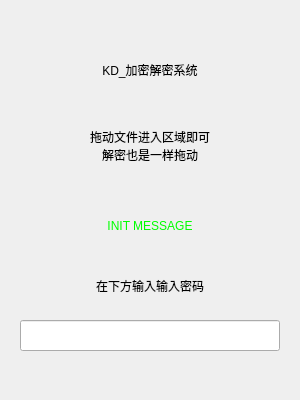
<?xml version="1.0" encoding="UTF-8"?>
<ui version="4.0">
 <class>MainWindow</class>
 <widget class="QMainWindow" name="MainWindow">
  <property name="geometry">
   <rect>
    <x>0</x>
    <y>0</y>
    <width>300</width>
    <height>400</height>
   </rect>
  </property>
  <property name="minimumSize">
   <size>
    <width>300</width>
    <height>400</height>
   </size>
  </property>
  <property name="maximumSize">
   <size>
    <width>300</width>
    <height>400</height>
   </size>
  </property>
  <property name="windowTitle">
   <string>MainWindow</string>
  </property>
  <widget class="QWidget" name="centralwidget">
   <widget class="QLabel" name="labelFileName">
    <property name="geometry">
     <rect>
      <x>10</x>
      <y>50</y>
      <width>280</width>
      <height>40</height>
     </rect>
    </property>
    <property name="minimumSize">
     <size>
      <width>280</width>
      <height>0</height>
     </size>
    </property>
    <property name="maximumSize">
     <size>
      <width>280</width>
      <height>16777215</height>
     </size>
    </property>
    <property name="styleSheet">
     <string notr="true">font: 24px &quot;楷体&quot;;</string>
    </property>
    <property name="text">
     <string>KD_加密解密系统</string>
    </property>
    <property name="alignment">
     <set>Qt::AlignCenter</set>
    </property>
   </widget>
   <widget class="QLabel" name="labelFileMSG1">
    <property name="geometry">
     <rect>
      <x>10</x>
      <y>100</y>
      <width>280</width>
      <height>91</height>
     </rect>
    </property>
    <property name="minimumSize">
     <size>
      <width>280</width>
      <height>0</height>
     </size>
    </property>
    <property name="maximumSize">
     <size>
      <width>280</width>
      <height>16777215</height>
     </size>
    </property>
    <property name="styleSheet">
     <string notr="true">font: 22px &quot;楷体&quot;;</string>
    </property>
    <property name="text">
     <string>拖动文件进入区域即可
解密也是一样拖动</string>
    </property>
    <property name="alignment">
     <set>Qt::AlignCenter</set>
    </property>
   </widget>
   <widget class="QLineEdit" name="lineEdit_key">
    <property name="geometry">
     <rect>
      <x>20</x>
      <y>320</y>
      <width>260</width>
      <height>31</height>
     </rect>
    </property>
    <property name="minimumSize">
     <size>
      <width>260</width>
      <height>0</height>
     </size>
    </property>
    <property name="styleSheet">
     <string notr="true">font: 18px &quot;楷体&quot;;</string>
    </property>
    <property name="text">
     <string/>
    </property>
   </widget>
   <widget class="QLabel" name="labelFileMSG1_2">
    <property name="geometry">
     <rect>
      <x>10</x>
      <y>260</y>
      <width>280</width>
      <height>51</height>
     </rect>
    </property>
    <property name="minimumSize">
     <size>
      <width>280</width>
      <height>0</height>
     </size>
    </property>
    <property name="maximumSize">
     <size>
      <width>280</width>
      <height>16777215</height>
     </size>
    </property>
    <property name="styleSheet">
     <string notr="true">font: 22px &quot;楷体&quot;;</string>
    </property>
    <property name="text">
     <string>在下方输入输入密码</string>
    </property>
    <property name="alignment">
     <set>Qt::AlignCenter</set>
    </property>
   </widget>
   <widget class="QLabel" name="statusBarLabel">
    <property name="geometry">
     <rect>
      <x>10</x>
      <y>180</y>
      <width>280</width>
      <height>91</height>
     </rect>
    </property>
    <property name="minimumSize">
     <size>
      <width>280</width>
      <height>0</height>
     </size>
    </property>
    <property name="maximumSize">
     <size>
      <width>280</width>
      <height>16777215</height>
     </size>
    </property>
    <property name="styleSheet">
     <string notr="true">font: 22px &quot;楷体&quot;;
color: rgb(0, 255, 0);</string>
    </property>
    <property name="text">
     <string>INIT MESSAGE</string>
    </property>
    <property name="alignment">
     <set>Qt::AlignCenter</set>
    </property>
   </widget>
  </widget>
  <action name="actionOpen">
   <property name="text">
    <string>Open</string>
   </property>
  </action>
  <action name="actionAbout">
   <property name="text">
    <string>About</string>
   </property>
  </action>
  <action name="actionQuit">
   <property name="text">
    <string>Quit</string>
   </property>
  </action>
 </widget>
 <tabstops>
  <tabstop>lineEdit_key</tabstop>
 </tabstops>
 <resources/>
 <connections/>
</ui>
